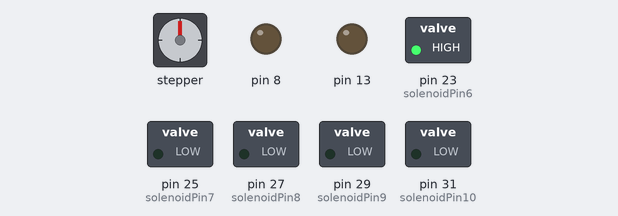
Simulated run of this sketch. Board: Arduino Mega 2560, built with avr-gcc and run on an emulated ATmega2560. Shown: stepper motor, switched loads named in the sketch (green lamp = pin HIGH), output pins drawn as LEDs (lit = HIGH). Stepper angles assume 300 steps per turn.

Above: at 0.86 s.
At 1.31 s:
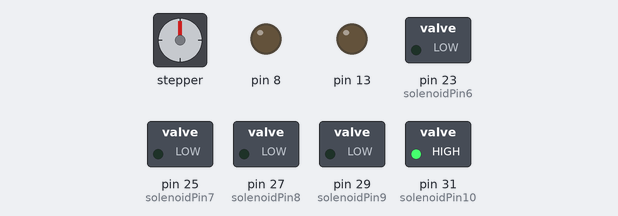
At 2.5 s:
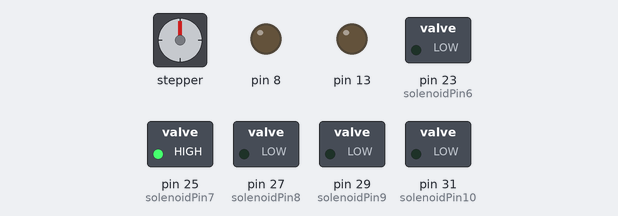
At 5.3 s:
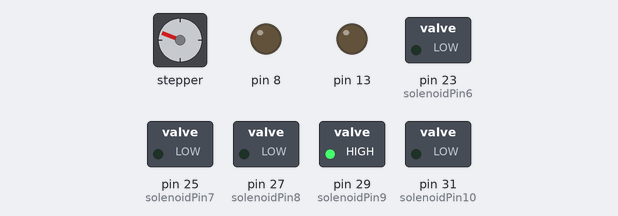
At 9.1 s:
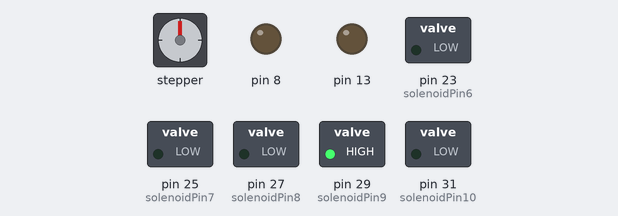
At 13.4 s:
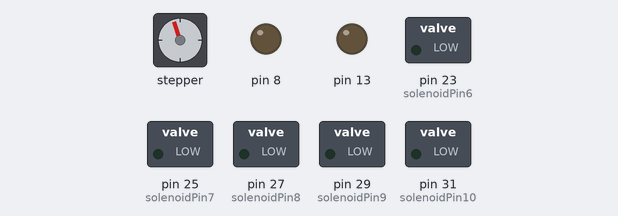
Timing chart, 0 to 14.9 s (numbered marks = the images above):
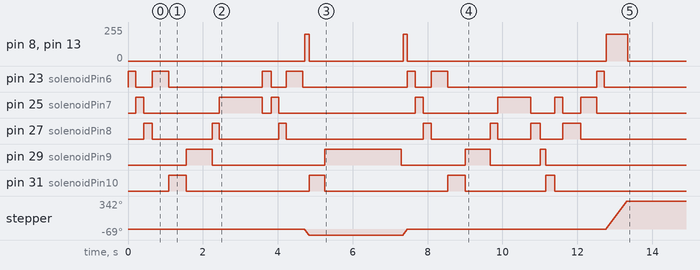

The sketch:

Are_re_are_kya_hua_PIANO.ino
```cpp
#include<Stepper.h>
#define SIZE 200  // array size
#define STEPPOS 300// max steps
int stepInitR=5;  // stepper initial position .
int solenoidPin6 = 23, solenoidPin7 = 25  , solenoidPin8 = 27 ,   solenoidPin9 =  29 ,  solenoidPin10 = 31;
int stepPerKeyR=57; // As the Name specifys how many steps should be taken to reach the very next key.


//Data For Are re re ye kya hua song :P
char notePianoR[SIZE]={'A','B','c','A','e','d','c','B','A','B','c','A','f','e','A','B','c','A','e','d','c','B','c','d','e','B','c','B','A','X'}; // Note array
int timePianoR[SIZE]={5615,5615,5824,6032,6263,6699,7166,7870,8050,9203,9435,9638,9842,10287,10708,12745,12953,13166,13388,13828,14287,14953,15162,16032,16287,16439,16685,16888,17379,17800,18000};// time array

int step_CR=0,step_DR=0,step_ER=2,step_FR=2,step_GR=2,step_AR=5,step_BR=5,stepC_mazor=00;
int step_cR=5,step_dR=5,step_eR=5,step_fR=6,step_gR=7,step_aR=9,step_bR=9;


int Y=sizeof(notePianoR);
int iPianoR=0;
// initializing steppers
Stepper stepperR(STEPPOS, 9,10,11,12);
int prevFlag6=0, prevFlag7=0,prevFlag8=0,prevFlag9=0,prevFlag10=0;
int currFlag6=0, currFlag7=0,currFlag8=0,currFlag9=0,currFlag10=0;
//int iPiano=0;
int t1,t2;
//flag = 0  for open
//flag = 1 for close
void setup() {
  // put your setup code here, to run once:
    Serial.begin(9600);
// 5 solenoid in one hand , connected as output pins.
  pinMode(solenoidPin6, OUTPUT);
  pinMode(solenoidPin7, OUTPUT);
  pinMode(solenoidPin8, OUTPUT);
  pinMode(solenoidPin9, OUTPUT);
  pinMode(solenoidPin10,OUTPUT);

analogWrite(8,0);// Stepper R
analogWrite(13,0);


  stepperR.setSpeed(100);// stepper speed is set to 100.

}

void loop() {

   for(int i=0;i<Y;i++) {
   callPianoR();
   delay(timePianoR[iPianoR+1]-timePianoR[iPianoR]); // for how much time the key has to be pressed .
   }

}
/* callPianoR is a function which will check which note is to be pressed . and accordingly  note is called . At the end of notearray there is a note named 'X'
which is made to bring the stepper to it's initial position after the execution of complete code.*/
void callPianoR()
{

   switch(notePianoR[iPianoR]) // FOR right hand
{
//  case '0' :      zero(); break;
  case 'A' :      AR_1(); break;
  case 'B' :      BR_1(); break;
  case 'C' :      CR_1(); break;
  case 'D' :      DR_1(); break;
  case 'E' :      ER_1(); break;
  case 'F' :      FR_1(); break;
  case 'G' :      GR_1(); break;
  case 'a' :      AR_2(); break;
  case 'b' :      BR_2(); break;
  case 'c' :      CR_2(); break;
  case 'd' :      DR_2(); break;
  case 'e' :      ER_2(); break;
  case 'f' :      FR_2(); break;
  case 'g' :      GR_2(); break;
  case 'X' :      X_call(); break;

}
iPianoR++; // for next note.
}
```

NOTES.ino
```cpp
// Right hand

// X_call to bring stepper back is its initial position .
void X_call(){

    up_keysR();
  analogWrite(8,200);// Stepper R
analogWrite(13,200);
  stepperR.step(stepPerKeyR*(stepInitR-0));
  analogWrite(8,0);// Stepper R
analogWrite(13,0);

}
/* Now for each key a solenoid has to be pressed according to the position of stepper . Whichever key has to be pressed is given 1 as current flag.
In each call ,first stepper position is checked if it is not in position then StepperpositionR is called and the stepper is being sent to it's required position .
Then newNoteR is called to press that particular key .
*/
void CR_1(){

    if(stepInitR!=step_CR) { up_keysR();
    StepperpositionR(stepInitR,step_CR);}

  currFlag6 = 1;
  currFlag7 = 0;
  currFlag8 = 0;
  currFlag9 = 0;
  currFlag10 =0;

  newNoteR();

}
void DR_1(){

    if(stepInitR!=step_DR) { up_keysR();
    StepperpositionR(stepInitR,step_DR);}

  currFlag6 = 0;
  currFlag7 = 1;
  currFlag8 = 0;
  currFlag9 = 0;
  currFlag10 =0;

  newNoteR();

}
void ER_1(){

    if(stepInitR!=step_ER) { up_keysR();
    StepperpositionR(stepInitR,step_ER);}


  currFlag6 = 1;
  currFlag7 = 0;
  currFlag8 = 0;
  currFlag9 = 0;
  currFlag10 =0;

  newNoteR();

}
void FR_1(){

    if(stepInitR!=step_FR) { up_keysR();
    StepperpositionR(stepInitR,step_FR);}


  currFlag6 = 0;
  currFlag7 = 1;
  currFlag8 = 0;
  currFlag9 = 0;
  currFlag10 =0;

  newNoteR();

}
void GR_1(){

    if(stepInitR!=step_GR) { up_keysR();
    StepperpositionR(stepInitR,step_GR);}

  currFlag6 = 0;
  currFlag7 = 0;
  currFlag8 = 1;
  currFlag9 = 0;
  currFlag10 =0;

  newNoteR();

}
void AR_1(){

    if(stepInitR!=step_AR) { up_keysR();
    StepperpositionR(stepInitR,step_AR);}
  currFlag6 = 1;
  currFlag7 = 0;
  currFlag8 = 0;
  currFlag9 = 0;
  currFlag10 =0;

  newNoteR();

}
void BR_1(){

    if(stepInitR!=step_BR) { up_keysR();
   StepperpositionR(stepInitR,step_BR);}

  currFlag6 = 0;
  currFlag7 = 1;
  currFlag8 = 0;
  currFlag9 = 0;
  currFlag10 =0;

  newNoteR();

}

void CR_2(){

    if(stepInitR!=step_cR) { up_keysR();
    StepperpositionR(stepInitR,step_cR);}

  currFlag6 = 0;
  currFlag7 = 0;
  currFlag8 = 1;
  currFlag9 = 0;
  currFlag10 =0;
  newNoteR();

}
void DR_2(){

    if(stepInitR!=step_dR) { up_keysR();
    StepperpositionR(stepInitR,step_dR);}

  currFlag6 = 0;
  currFlag7 = 0;
  currFlag8 = 0;
  currFlag9 = 1;
  currFlag10 =0;
  newNoteR();

}
void ER_2(){
    if(stepInitR==step_fR) {
       currFlag6 = 0;
  currFlag7 = 0;
  currFlag8 = 0;
  currFlag9 = 1;
  currFlag10 =0;
    }
    else{
    if(stepInitR!=step_eR) { up_keysR();
    StepperpositionR(stepInitR,step_eR);}

  currFlag6 = 0;
  currFlag7 = 0;
  currFlag8 = 0;
  currFlag9 = 0;
  currFlag10 =1;}
  newNoteR();

}

void FR_2(){

    if(stepInitR!=step_fR) { up_keysR();
    StepperpositionR(stepInitR,step_fR);}


  currFlag6 = 0;
  currFlag7 = 0;
  currFlag8 = 0;
  currFlag9 = 0;
  currFlag10 =1;
  newNoteR();

}
void GR_2(){

    if(stepInitR!=step_gR) { up_keysR();
    StepperpositionR(stepInitR,step_gR);}

  currFlag6 = 0;
  currFlag7 = 0;
  currFlag8 = 0;
  currFlag9 = 0;
  currFlag10 =1;
  newNoteR();

}
void AR_2(){

    if(stepInitR!=step_aR) { up_keysR();
    StepperpositionR(stepInitR,step_aR);}

  currFlag6 = 0;
  currFlag7 = 0;
  currFlag8 = 0;
  currFlag9 = 1;
  currFlag10 =0;
  newNoteR();

}
void BR_2(){

   if(stepInitR!=step_bR) { up_keysR();
    StepperpositionR(stepInitR,step_bR);}


  currFlag6 = 0;
  currFlag7 = 0;
  currFlag8 = 0;
  currFlag9 = 0;
  currFlag10 =1;
  newNoteR();

}
```

POSITION.ino
```cpp
// if the stepper has to move first we have to assure that all the keys are up otherwise we will be having mechanical error.
void up_keysR() {

  digitalWrite(solenoidPin6, LOW);
  digitalWrite(solenoidPin7, LOW);
  digitalWrite(solenoidPin8, LOW);
 digitalWrite(solenoidPin9, LOW);
  digitalWrite(solenoidPin10, LOW);
  prevFlag6=0;
  prevFlag7=0;
  prevFlag8=0;
  prevFlag9=0;
  prevFlag10=0;
delay(50);
}
// for stepper to go in right position according to the note which has to be played.
  void StepperpositionR(int &stepInitR, int stepFinalR){
analogWrite(8,200);// Stepper R
analogWrite(13,200);
    int x=stepFinalR;
  stepperR.step(stepPerKeyR*(stepInitR-x));
analogWrite(8,0);// Stepper R
analogWrite(13,0);
  stepInitR = x;

 }

// now if previous flag was 0 and current is 1 , the has to be pressed .
// and if we have to press the same key again that is done too.
void newNoteR(){

     if (prevFlag6==currFlag6&&currFlag6==1)        {   digitalWrite(solenoidPin6, LOW); prevFlag6=0; delay(30);}

    if (prevFlag7==currFlag7&&currFlag7==1)         {   digitalWrite(solenoidPin7, LOW); prevFlag7=0; delay(30);}

    if (prevFlag8==currFlag8&&currFlag8==1)         {   digitalWrite(solenoidPin8, LOW); prevFlag8=0; delay(30);}

    if (prevFlag9==currFlag9&&currFlag9==1)         {   digitalWrite(solenoidPin9, LOW); prevFlag9=0; delay(30);}

    if (prevFlag10==currFlag10&&currFlag10==1)       {   digitalWrite(solenoidPin10, LOW); prevFlag10=0; delay(30);}


    if (prevFlag6>currFlag6)          digitalWrite(solenoidPin6, LOW);
      else if(prevFlag6<currFlag6)     digitalWrite(solenoidPin6, HIGH);
    if (prevFlag7>currFlag7)          digitalWrite(solenoidPin7, LOW);
      else if(prevFlag7<currFlag7)   digitalWrite(solenoidPin7, HIGH);
    if (prevFlag8>currFlag8)      digitalWrite(solenoidPin8, LOW);
      else if(prevFlag8<currFlag8)   digitalWrite(solenoidPin8, HIGH);
    if (prevFlag9>currFlag9)          digitalWrite(solenoidPin9, LOW);
      else if(prevFlag9<currFlag9)   digitalWrite(solenoidPin9, HIGH);
    if (prevFlag10>currFlag10)        digitalWrite(solenoidPin10, LOW);
      else if(prevFlag10<currFlag10)   digitalWrite(solenoidPin10, HIGH);


  prevFlag6=currFlag6;
  prevFlag7=currFlag7;
  prevFlag8=currFlag8;
  prevFlag9=currFlag9;
  prevFlag10=currFlag10;
}
```

Measured:
- by itself, pin 8, pin 13: goes 200/255 0.12 s, 0/255 2.5 s, 200/255 0.12 s, 0/255 5.3 s, 200/255 0.57 s, then 0/255
- by itself, pin 23 (solenoidPin6): LOW → HIGH at 0.00 s, → LOW 0.21 s later, → HIGH 0.44 s later, → LOW 0.44 s later, … (14 changes in this stretch)
- by itself, pin 25 (solenoidPin7): LOW → HIGH at 0.21 s, → LOW 0.21 s later, → HIGH 2.0 s later, → LOW 1.2 s later, … (14 changes in this stretch)
- by itself, pin 27 (solenoidPin8): LOW → HIGH at 0.42 s, → LOW 0.23 s later, → HIGH 1.6 s later, → LOW 0.18 s later, … (14 changes in this stretch)
- by itself, pin 29 (solenoidPin9): LOW → HIGH at 1.6 s, → LOW 0.70 s later, → HIGH 3.0 s later, → LOW 2.0 s later, … (8 changes in this stretch)
- by itself, pin 31 (solenoidPin10): LOW → HIGH at 1.1 s, → LOW 0.47 s later, → HIGH 3.3 s later, → LOW 0.42 s later, … (8 changes in this stretch)
- by itself, stepper: turns 69° counter-clockwise in 0.10 s, then 69° clockwise in 0.10 s, then 342° clockwise in 0.56 s
